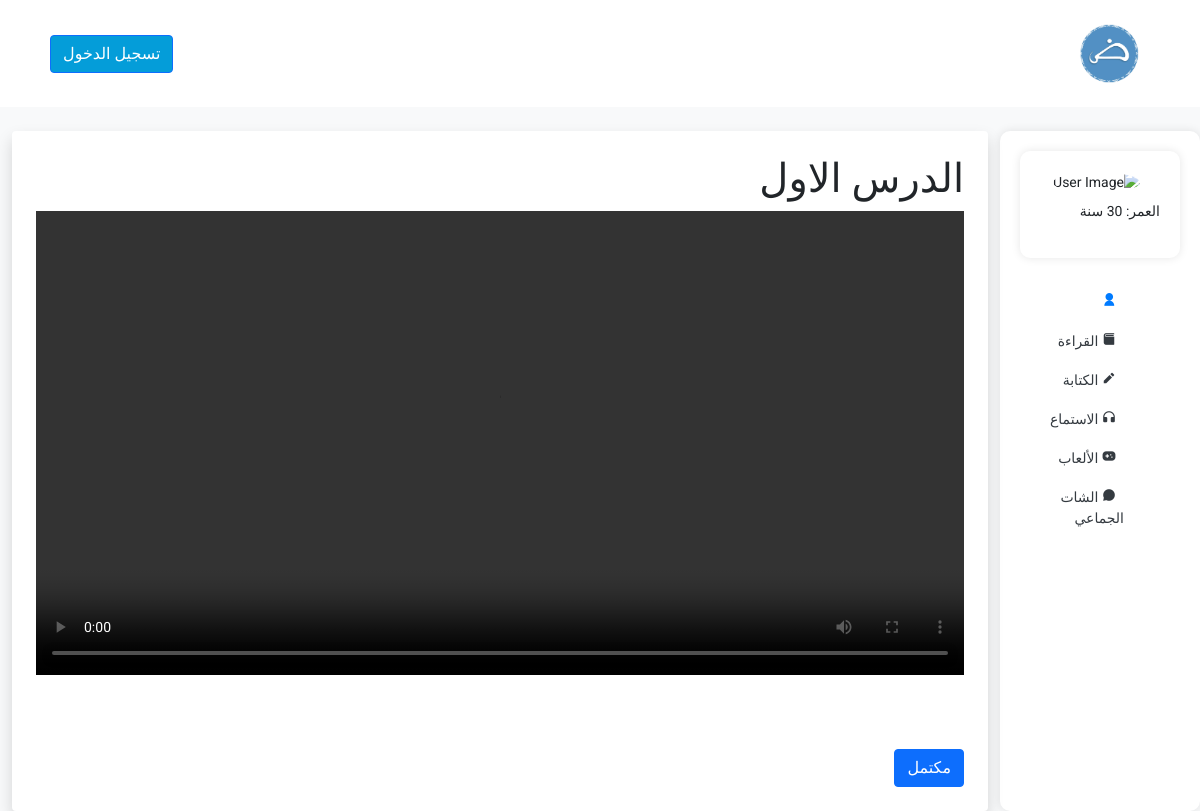
Before: /lessons/lesson/1/ with the older database file.
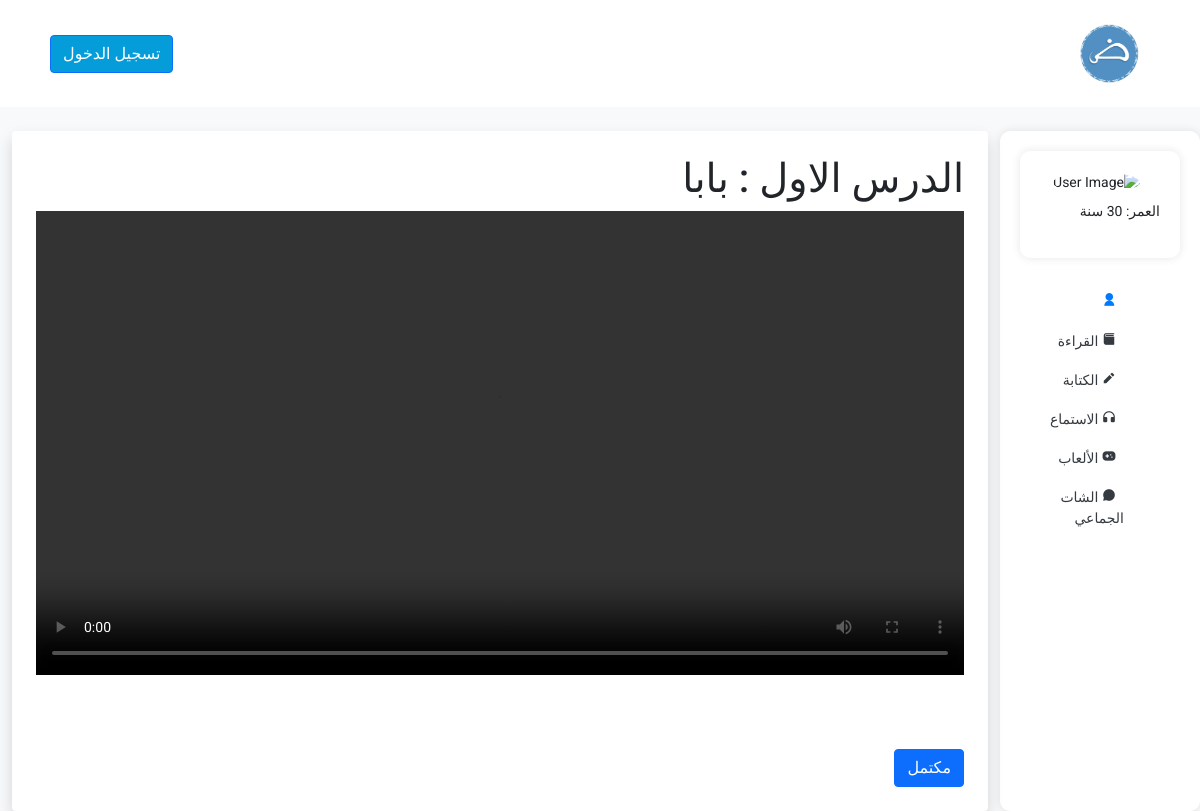
After: the same page with the newer database file.
### lessons/models.py (models this page shows, shortened)
class Lesson(models.Model):
    title = models.CharField(max_length=255)
    video_link = models.FileField(upload_to=vid_upload, blank=True, null=True)
    lesson_type = models.CharField(choices=[('reading', 'قراءة'), ('listening', 'استماع'), ('writing', 'كتابة')], max_length=20)
    completed_by_users = models.ManyToManyField(CustomUser, through='UserLessonCompletion')

### lessons/views.py (the view)
# urls.py: path('lesson/<int:lesson_id>/', lesson_detail, name='lesson_detail'),
def lesson_detail(request, lesson_id):
    lesson = get_object_or_404(Lesson, pk=lesson_id)
    context = {
        'lesson': lesson
    }
    return render(request, 'lessons/lesson_detail.html', context)

### lessons/templates/lessons/lesson_detail.html (shortened to what this page needs)
{% extends 'base.html' %}
{% load static %}
{% block content %}
<div class="container-fluid mt-4">
    <div class="row">
        <div class="col-md-3 col-lg-2 d-md-block sidebar">
            <div class="user-profile mb-4">
                <img src="/media/{{ request.user.image }}" alt="User Image" />
                <div>
                    <p>العمر: 30 سنة</p>
                </div>
            </div>
          <ul class="nav flex-column">
            <li class="nav-item">
              <a class="nav-link active" href="{%url 'base'%}">
                <i class="ri-user-fill me-2"></i>
              </a>
            </li>
            <li class="nav-item">
              <a class="nav-link" href="{%url 'lessons:reading'%}">
                <i class="ri-book-3-fill me-2"></i>
                القراءة
              </a>
            </li>
            <li class="nav-item">
              <a class="nav-link" href="{%url 'lessons:writting'%}">
                <i class="ri-pencil-fill me-2"></i>
                الكتابة
              </a>
            </li>
            <li class="nav-item">
              <a class="nav-link" href="{%url 'lessons:listening'%}">
                <i class="ri-headphone-fill me-2"></i>
                الاستماع
              </a>
            </li>
            <li class="nav-item">
              <a class="nav-link" href="{% url 'games:game' %}">
                <i class="ri-gamepad-fill me-2"></i>
                الألعاب
              </a>
            </li>
            <li class="nav-item">
              <a class="nav-link" href="{% url 'chat:chat_room' %}">
                <i class="ri-chat-3-fill me-2"></i>
                الشات الجماعي
              </a>
            </li>
          </ul>
        </div>
        <div class="col-md-9 col-lg-10">
            <div class="user-profile p-4 bg-white shadow rounded">
                <h1>{{ lesson.title }}</h1>
                <div>
                <div class="embed-responsive embed-responsive-16by9-custom">
                    <video  width="100%" class="embed-responsive-item" controls>
                        <source src="/media/{{ lesson.video_link }}" type="video/mp4">
                    </video>
                </div>
                </div>
                <form method="post" action="{% url 'lessons:mark_completed' lesson_id=lesson.id %}">
                    <button type="submit" class="btn btn-primary mt-3">مكتمل</button>
                </form>
            </div>
        </div>
    </div>
</div>
{% endblock content %}

Changed rows visible on the page:
changed Lesson: title "الدرس الاول" → "الدرس الاول : بابا"
